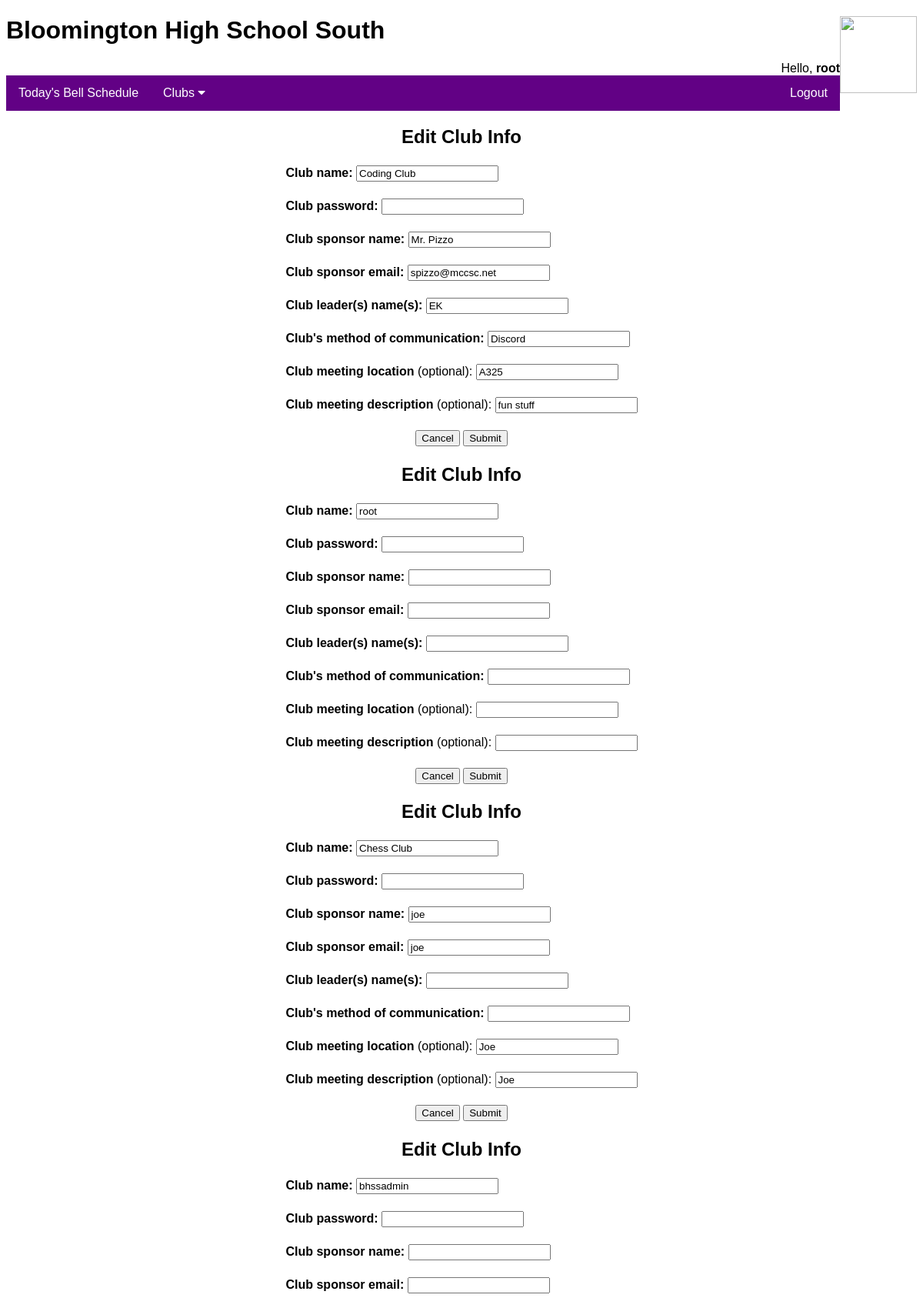
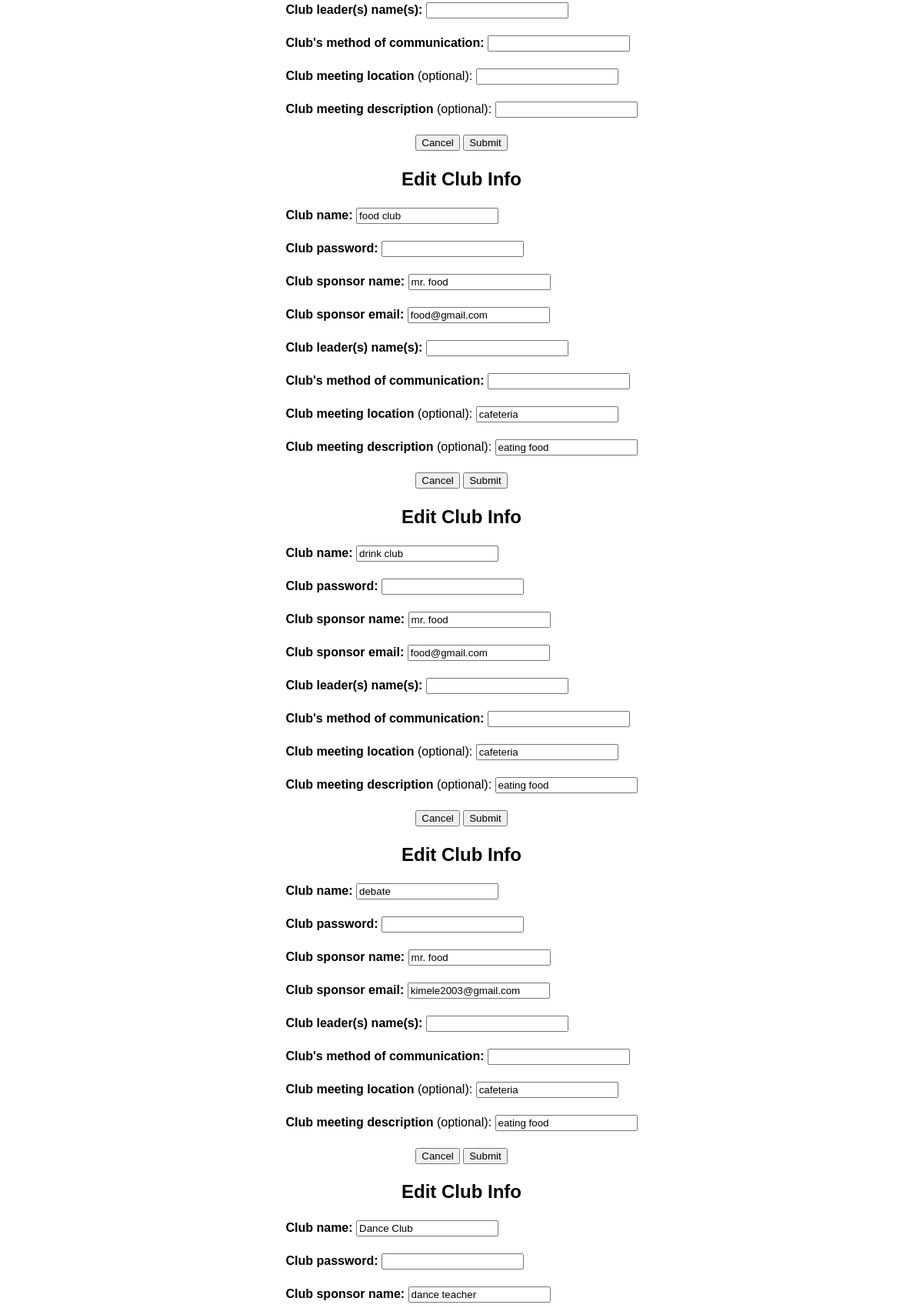
/editclubinfo.php (signed in, upper part), run on the app's committed database (2 pictures, top to bottom).
### tables this page shows
CREATE TABLE `introduce_responses` (
  `id` int(6) NOT NULL AUTO_INCREMENT,
  `clubname` varchar(30) NOT NULL,
  `clubsponsorname` varchar(30) NOT NULL,
  `clubsponsoremail` varchar(30) NOT NULL,
  `clubleadername` varchar(100) NOT NULL,
  `clubcommunication` varchar(100) NOT NULL,
  `clubmeetinglocation` varchar(30) NOT NULL,
  `clubmeetingdescription` varchar(100) NOT NULL,
  `clubpassword` varchar(255) NOT NULL,
  `role` varchar(30) NOT NULL,
  PRIMARY KEY (`id`),
  UNIQUE KEY `clubname` (`clubname`)
);

### editclubinfo.php (the view, shortened to what this page needs)
<?php
include("includes/header.inc");
?>
<?php
$query = "SELECT * FROM introduce_responses";
$result = mysqli_query($dbconnector, $query);
if (mysqli_num_rows($result) > 0) {
  while ($row = mysqli_fetch_assoc($result)) {
    echo "
    <h2 align=center>Edit Club Info</h2>
<form action = \"handlerintroduce.php\" method=\"POST\">
<table align=center>
<tr><td><b>Club name: </b>
<input type = \"text\" name=\"clubname\" value=\"{$row['clubname']}\"/><br><br>
<tr><td><b>Club password: </b>
<input type = \"password\" name=\"clubpassword\" /><br><br>
<tr><td><b>Club sponsor name: </b>
<input type = \"text\" name = \"clubsponsorname\" value = \"{$row['clubsponsorname']}\"/><br><br>
<tr><td><b>Club sponsor email: </b>
<input type = \"text\" name = \"clubsponsoremail\" value = \"{$row['clubsponsoremail']}\"/><br><br>
<tr><td><b>Club leader(s) name(s): </b>
<input type = \"text\" name = \"clubleadername\" value = \"{$row['clubleadername']}\"/><br><br>
<tr><td><b>Club's method of communication: </b>
<input type = \"text\" name = \"clubcommunication\" value = \"{$row['clubcommunication']}\"/><br><br>
<tr><td><b>Club meeting location </b>(optional):
<input type = \"text\" name = \"clubmeetinglocation\" value = \"{$row['clubmeetinglocation']}\"/><br><br>
<tr><td><b>Club meeting description </b>(optional):
<input type = \"text\" name = \"clubmeetingdescription\" value = \"{$row['clubmeetingdescription']}\"/><br><br>
<input type = \"hidden\" name=\"check\" value = \"update\" />
<input type = \"hidden\" name=\"id\" value = \"{$row['id']}\" />
<tr><td><div style=\"text-align:center\"><input type=\"button\" value=\"Cancel\" onclick=\"history.back()\"/>
<input type = \"submit\" value = \"Submit\" /></div></td>
</table>
 		</form>";
  }
}
?>
<?php
include("includes/footer.inc");
?>

### includes/common.inc (style rules this page uses)
h2 { font-family: Arial, Helvetica, sans-serif; }
body { font-family: Arial, Helvetica, sans-serif; }

### data on the page
introduce_responses: clubname "Coding Club", clubsponsorname "Mr. Pizzo", clubsponsoremail "spizzo@mccsc.net", clubleadername "EK", clubcommunication "Discord", clubmeetinglocation "A325", clubmeetingdescription "fun stuff"
introduce_responses: clubname "root"
introduce_responses: clubname "Chess Club", clubsponsorname "joe", clubsponsoremail "joe", clubmeetinglocation "Joe", clubmeetingdescription "Joe"
introduce_responses: clubname "bhssadmin"
introduce_responses: clubname "food club", clubsponsorname "mr. food", clubsponsoremail "food@gmail.com", clubmeetinglocation "cafeteria", clubmeetingdescription "eating food"
introduce_responses: clubname "drink club", clubsponsorname "mr. food", clubsponsoremail "food@gmail.com", clubmeetinglocation "cafeteria", clubmeetingdescription "eating food"
introduce_responses: clubname "debate", clubsponsorname "mr. food", clubsponsoremail "kimele2003@gmail.com", clubmeetinglocation "cafeteria", clubmeetingdescription "eating food"
introduce_responses: clubname "Dance Club", clubsponsorname "dance teacher"

### other printed values
$_SESSION['club-name'] "root"
